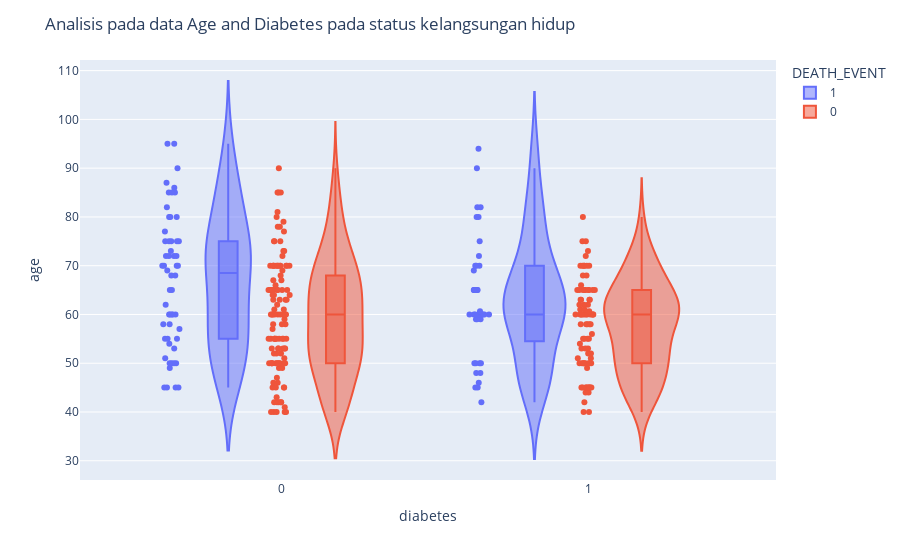

The notebook cell this image was saved under:
### Markdown cell above
* Survival tinggi untuk orang yang tidak merokok 55 hingga 65, sedangkan untuk orang yang merokok antara 50 hingga 60
* Kejadian kematian bagi orang yang merokok lebih tinggi daripada orang yang tidak merokok

### Code cell
fig = px.violin(df, y="age", x="diabetes", color="DEATH_EVENT", box=True, points="all", hover_data=df.columns)
fig.update_layout(title_text="Analisis pada data Age and Diabetes pada status kelangsungan hidup")
fig.show()

### Figure 1 — Plotly figure (JSON) as saved in the notebook; plotly's stock layout.template omitted (floating-point values rounded to 4 significant figures; data arrays with more than 128 entries replaced by an {"elided": "..."} marker saying what was removed)
{"data": [{"alignmentgroup": "True", "box": {"visible": true}, "customdata": {"elided": "96x11 float values"}, "hovertemplate": "DEATH_EVENT=%{customdata[10]}<br>diabetes=%{x}<br>age=%{y}<br>anaemia=%{customdata[0]}<br>creatinine_phosphokinase=%{customdata[1]}<br>ejection_fraction=%{customdata[2]}<br>high_blood_pressure=%{customdata[3]}<br>platelets=%{customdata[4]}<br>serum_creatinine=%{customdata[5]}<br>serum_sodium=%{customdata[6]}<br>sex=%{customdata[7]}<br>smoking=%{customdata[8]}<br>time=%{customdata[9]}<extra></extra>", "legendgroup": "1", "marker": {"color": "#636efa"}, "name": "1", "offsetgroup": "1", "orientation": "v", "points": "all", "scalegroup": "True", "showlegend": true, "type": "violin", "x": [0, 0, 0, 0, 1, 0, 0, 1, 0, 0, 0, 0, 0, 0, 0, 0, 0, 0, 1, 1, 0, 1, 1, 0, 1, 0, 1, 1, 0, 1, 1, 1, 1, 1, 1, 0, 1, 1, 1, 1, 0, 1, 0, 0, 0, 0, 1, 1, 1, 0, 0, 1, 1, 0, 0, 0, 1, 0, 0, 1, 0, 0, 0, 1, 1, 0, 0, 0, 0, 0, 0, 1, 0, 0, 0, 0, 1, 1, 1, 1, 1, 1, 0, 0, 1, 0, 1, 0, 0, 1, 0, 0, 0, 0, 1, 0], "x0": " ", "xaxis": "x", "y": [75, 55, 65, 50, 65, 90, 75, 60, 65, 80, 75, 62, 45, 50, 82, 87, 45, 70, 48, 65, 68, 75, 80, 95, 70, 58, 82, 94, 85, 50, 65, 69, 90, 82, 60, 70, 50, 70, 60, 50, 51, 60, 80, 57, 68, 53, 60, 70, 60, 95, 49, 72, 45, 50, 45, 60, 42, 72, 70, 65, 85, 69, 60, 60, 59, 60, 72, 85, 70, 86, 60, 46, 80, 72, 75, 72, 50, 45, 80, 59, 59, 65, 75, 58, 60.67, 50, 60, 45, 77, 48, 54, 73, 60, 55, 65, 55], "y0": " ", "yaxis": "y"}, {"alignmentgroup": "True", "box": {"visible": true}, "customdata": {"elided": "203x11 float values"}, "hovertemplate": "DEATH_EVENT=%{customdata[10]}<br>diabetes=%{x}<br>age=%{y}<br>anaemia=%{customdata[0]}<br>creatinine_phosphokinase=%{customdata[1]}<br>ejection_fraction=%{customdata[2]}<br>high_blood_pressure=%{customdata[3]}<br>platelets=%{customdata[4]}<br>serum_creatinine=%{customdata[5]}<br>serum_sodium=%{customdata[6]}<br>sex=%{customdata[7]}<br>smoking=%{customdata[8]}<br>time=%{customdata[9]}<extra></extra>", "legendgroup": "0", "marker": {"color": "#EF553B"}, "name": "0", "offsetgroup": "0", "orientation": "v", "points": "all", "scalegroup": "True", "showlegend": true, "type": "violin", "x": {"elided": "203 int values"}, "x0": " ", "xaxis": "x", "y": {"elided": "203 float values"}, "y0": " ", "yaxis": "y"}], "layout": {"legend": {"title": {"text": "DEATH_EVENT"}, "tracegroupgap": 0}, "margin": {"t": 60}, "title": {"text": "Analisis pada data Age and Diabetes pada status kelangsungan hidup"}, "violinmode": "group", "xaxis": {"anchor": "y", "domain": [0, 1], "title": {"text": "diabetes"}}, "yaxis": {"anchor": "x", "domain": [0, 1], "title": {"text": "age"}}}}
